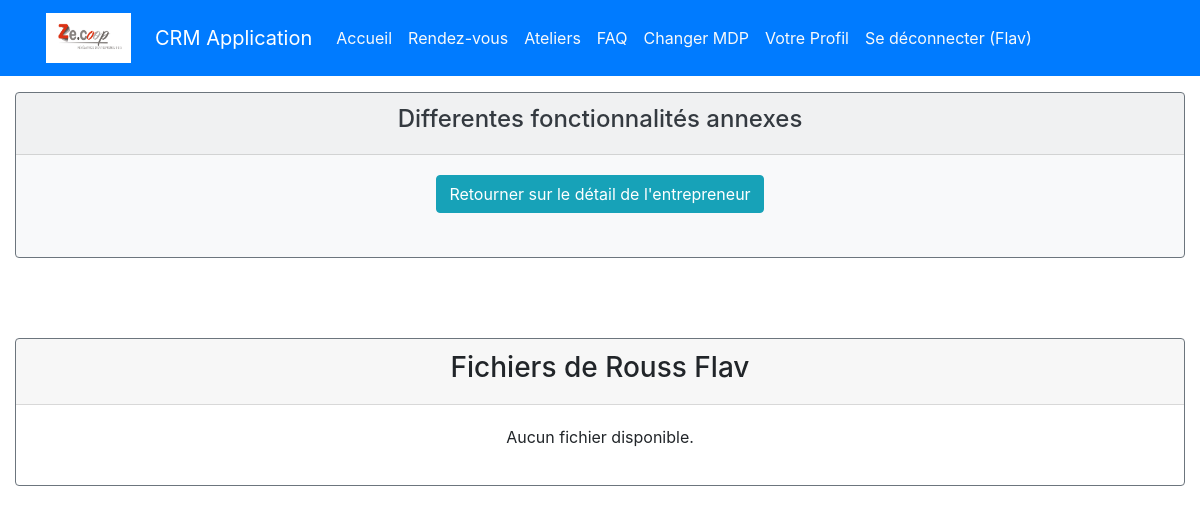
/home/1/fichiers/ (signed in), run on an earlier commit of the app's database.
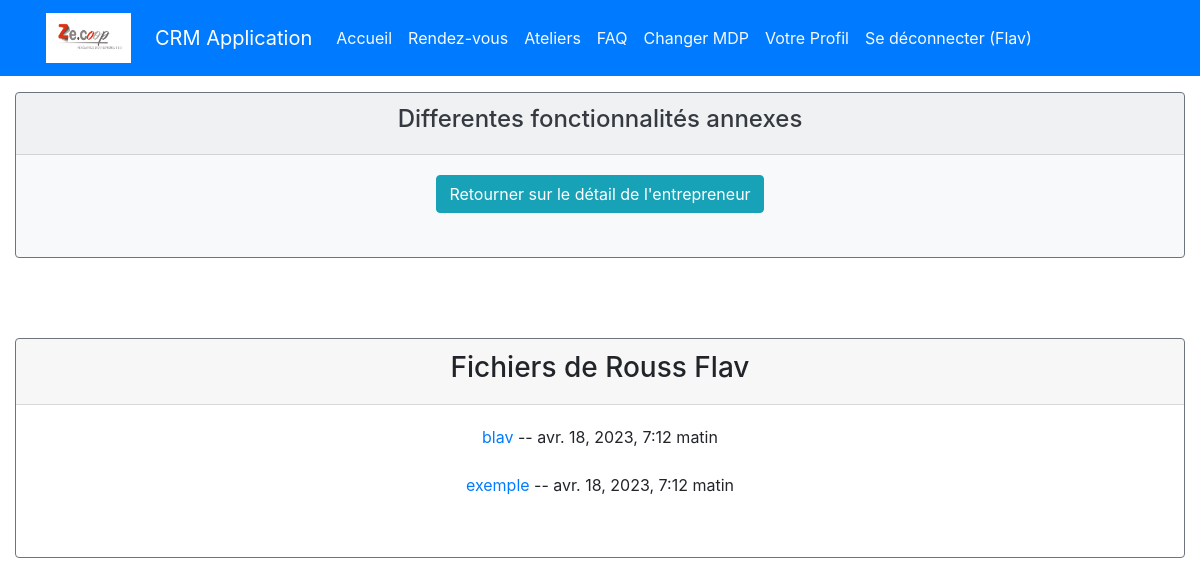
And on a later commit of the database.
### appflux/models.py (models this page shows, shortened)
class Fichier(models.Model):
    nom = models.CharField(max_length=100)
    fichier = models.FileField(upload_to= "fichiers/")
    entrepreneur = models.ForeignKey(Entrepreneur, on_delete=models.CASCADE)
    date_created = models.DateTimeField(auto_now=True)

### appflux/views.py (the view)
# urls.py: path('home/<int:entrepreneur_id>/fichiers/', appflux.views.fichiers, name='fichiers'),
@login_required
def fichiers(request, entrepreneur_id):
    entrepreneur = get_object_or_404(Entrepreneur, id=entrepreneur_id)
    fichiers = Fichier.objects.filter(entrepreneur=entrepreneur).order_by("-date_created")
    return render(request, 'appflux/fichiers.html', {'entrepreneur': entrepreneur, 'fichiers': fichiers})

### appflux/templates/appflux/fichiers.html (shortened to what this page needs)
{% extends "base.html" %}
{% block content %}
<div class="col">
  <div class="card text-white bg-light my-3 border-secondary"  >
      <div class="card-header text-center ">
          <h4 class = "text-dark">Differentes fonctionnalités annexes </h4>
      </div>
      <div class="card-body text-center">
          <div class="row">
              <div class="col">
                  <a class="btn btn-info" href="{% url 'entrepreneur_detail' entrepreneur.id %}"> Retourner sur le détail de l'entrepreneur</a> </br>
              </div>
          </div>
      </div></br>
  </div>
</div>
<div class="col">
  <div class="card  my-3 border-secondary"  >
      <div class="card-header">
        <h3 class="text-center">Fichiers de {{entrepreneur.nom}} {{entrepreneur.prenom}} </h3>
      </div>
      <div class="card-body text-center">
          <div class="row">
              <div class="col">
                {% if fichiers %}
                  <ul class="list-unstyled">
                  {% for fichier in fichiers %}
                    <li><a href="{{ fichier.fichier.url }}">{{ fichier.nom }}</a> -- {{ fichier.date_created }}</li></br>
                  {% endfor %}
                  </ul>
                {% else %}
                  <p>Aucun fichier disponible.</p>
                {% endif %}
              </div>
      </div>
  </div>
  </div>
{% endblock content %}

What changed in the data, as far as the page shows it:
added Fichier: nom "blav", date_created "avr. 18, 2023, 7:12 matin"
added Fichier: nom "exemple", date_created "avr. 18, 2023, 7:12 matin"
Also different on the page:
text no longer shown: "Aucun fichier disponible."
